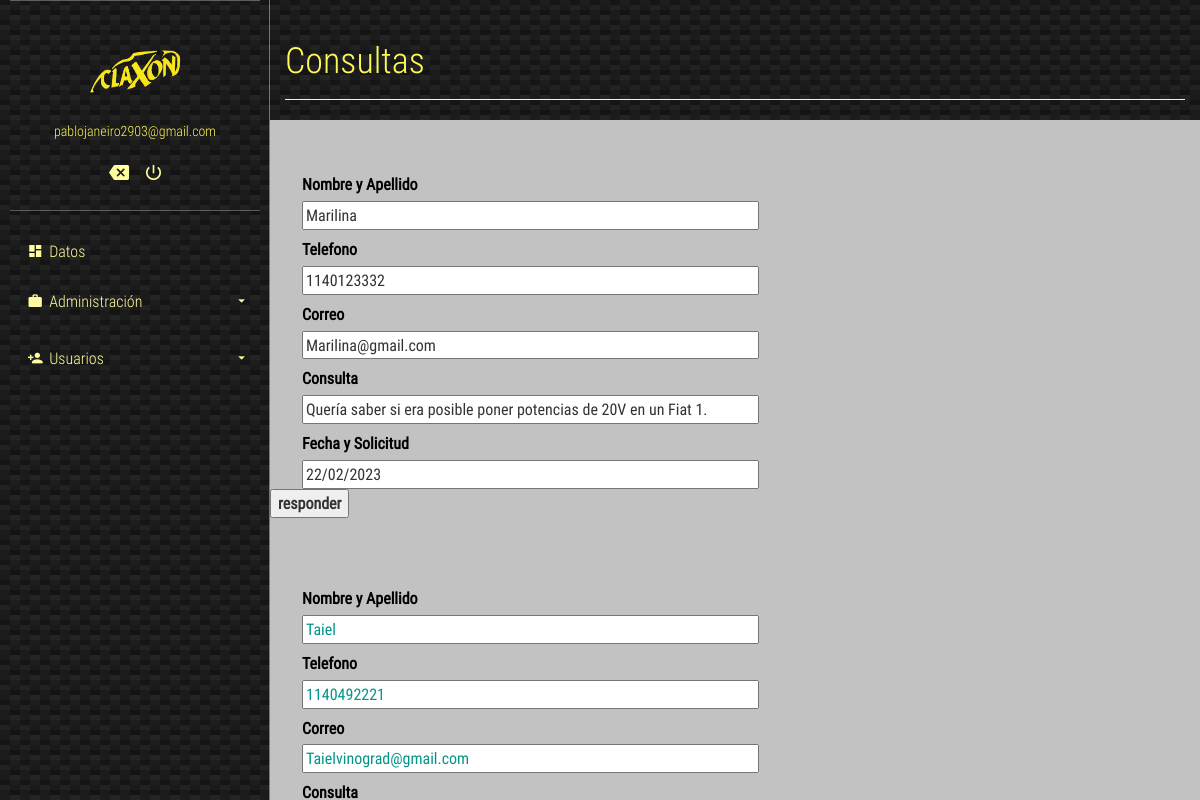
/verConsultas.php (signed in), run on the app's committed database.
### tables this page shows
CREATE TABLE `users` (
  `id` int(11) NOT NULL,
  `email` varchar(200) NOT NULL,
  `password` varchar(200) NOT NULL,
  `Tipo` varchar(15) DEFAULT 'Cliente',
  `Telefono` varchar(15) NOT NULL,
  `Nombre` varchar(200) NOT NULL,
  `imagen` longblob NOT NULL
);

CREATE TABLE `consultas` (
  `Nombre` varchar(200) NOT NULL,
  `Telefono` varchar(15) NOT NULL,
  `id` int(11) NOT NULL,
  `Correo` varchar(200) NOT NULL,
  `Consulta` text NOT NULL,
  `Fecha_Solicitud` varchar(15) DEFAULT NULL
);

### verConsultas.php (the view, shortened to what this page needs)
<?php
  require 'database.php';
  if (isset($_SESSION['user_id'])) {
    $records = $conn->prepare('SELECT id, email, password FROM users WHERE id = :id');
    $records->bindParam(':id', $_SESSION['user_id']);
    $records->execute();
    $results = $records->fetch(PDO::FETCH_ASSOC);
    $user = null;
    if (count($results) > 0) {
      $user = $results;
    }
  }
?>
<head>
	<link rel="stylesheet" href="./css/main.css">
</head>
<body>
	<section class="full-box cover dashboard-sideBar">
		<div class="full-box dashboard-sideBar-ct">
			<div class="full-box dashboard-sideBar-UserInfo">
				<figure class="full-box">
					<img src="claxon2.png" alt="UserIcon">
					<figcaption class="text-center text-titles"><?= $user['email']; ?></figcaption>
				</figure>
				<ul class="full-box list-unstyled text-center">
					<li>
						<a href="index.php">
							<i class="zmdi zmdi-tag-close"></i>
						</a>
					</li>
					<li>
						<a href="logout.php" class="btn-exit-system">
							<i class="zmdi zmdi-power"></i>
						</a>
					</li>
				</ul>
			</div>
			<ul class="list-unstyled full-box dashboard-sideBar-Menu">
				<li>
					<a href="home.php">
						<i class="zmdi zmdi-view-dashboard zmdi-hc-fw"></i> Datos
					</a>
				</li>
				<li>
					<a class="btn-sideBar-SubMenu">
						<i class="zmdi zmdi-case zmdi-hc-fw"></i> Administración <i class="zmdi zmdi-caret-down pull-right"></i>
					</a>
					<ul class="list-unstyled full-box">
					</ul>
				</li>
				<li>
					<a class="btn-sideBar-SubMenu">
						<i class="zmdi zmdi-account-add zmdi-hc-fw"></i> Usuarios <i class="zmdi zmdi-caret-down pull-right"></i>
					</a>
					<ul class="list-unstyled full-box">
					</ul>
				</li>
			</ul>
		</div>
	</section>
	<section class="full-box dashboard-contentPage">
		<div class="container-fluid">
			<div class="page-header">
			  <h1 class="text-titles">Consultas</h1>
			</div>
		</div>
		<?php
	include("conexion.php");
     $query = "SELECT nombre, telefono, correo, consulta, fecha_solicitud FROM consultas";
        $resultado = $conexion->query($query);
        while ($row = $resultado -> fetch_assoc()) {
            ?>
            <form class="articulo" class="post" method="post">
				<br><br/>
				<div class="row">
					<label for="nombres" class="labelRow"><b>Nombre y Apellido</b></label>
					<input class="controls" type="text" name="nombres" id="nombres" placeholder="Nombre y Apellido" value= "<?php echo $row['nombre'] ?>">
				</div>
				<div class="row">
					<label for="Telefono" class="labelRow"><b>Telefono</b></label>
        			<input class="controls" type="phone" name="Telefono" id="Telefono" placeholder="Telefono" value= "<?php echo $row['telefono'] ?>">
				</div>
				<div class="row">
					<label for="correo" class="labelRow"><b>Correo</b></label>
        			<input class="controls" type="email" name="correo" id="correo" placeholder="Correo" value= "<?php echo $row['correo'] ?>">
				</div>
				<div class="row">
					<label for="consulta" class="labelRow"><b>Consulta</b></label>
        			<input class="controls" type="text" name="consulta" id="consulta" placeholder="consulta" value= "<?php echo $row['consulta'] ?>">
				</div>
				<div class="row">
					<label for="fecha_solicitud" class="labelRow"><b>Fecha y Solicitud</b></label>
					<input class="controls" type="datetime" name="fecha_solicitud" id="fecha_solicitud" placeholder="fecha y solicitud" value= "<?php echo $row['fecha_solicitud'] ?>">
		        </div>
				<button>
 <b>responder</b>
<a href="https://accounts.google.com/v3/signin/identifier?dsh=S469924971%3A1669322540836789&continue=https%3A%2F%2Fmail.google.com%2Fmail%2F&rip=1&sacu=1&service=mail&flowName=GlifWebSignIn&flowEntry=ServiceLogin&ifkv=ARgdvAuNOUCrn2qb5gysonEdErG4MxTFG9Dyfi_UJyq_iMyhcqkWTcMcPc24uDP3Gv9AVIH7oEtl9Q" width="261" height="35" alt=""><a>
</button>
            </form>
            <?php
         }
         ?>
	</section>
</body>
</html>

### css/main.css (style rules this page uses)
body, html { background-color: rgb(194, 194, 194); width: 100%; height: 100%; margin: 0; padding: 0; position: relative; font-size: 16px; font-family: 'RobotoCondensed'; overflow: hidden; }
.full-box { margin: 0; padding: 0; width: 100%; box-sizing: border-box; }
.cover { background: 50% 50% no-repeat; background-size: cover; }
.text-titles { color: #fff958; font-family: 'RobotoCondensedLight' }
.dashboard-sideBar, .dashboard-contentPage { position: absolute; top: 0; height: 100%; transition: all .3s ease-in-out; }
.dashboard-sideBar, .dashboard-sideBar-ct { width: 270px; }
.dashboard-sideBar { left: 0; z-index: 2; background: linear-gradient(27deg, #151515 5px, transparent 5px) 0 5px, linear-gradient(207deg, #151515 5px, transparent 5px) 10px 0px, linear-gradient(27deg, #222 5px, transparent 5px) 0px 10px, linear-gradient(207deg, #222 5px, transparent 5px) 10px 5px, linear-gradient(90deg, #1b1b1b 10px, transparent 10px), linear-gradient(#1d1d1d 25%, #1a1a1a 25%, #1a1a1a 50%, transparent 50%, transparent 75%, #242424 75%, #242424); background-color: #131313; background-size: 20px 20px; border-right: 1px solid rgba(255, 255, 255, .4); overflow: hidden; }
.dashboard-sideBar-ct { position: relative; height: 100%; padding: 0 10px; padding-bottom: 30px; }
.dashboard-sideBar-UserInfo { border-top: 1px solid rgba(255, 255, 255, .3); border-bottom: 1px solid rgba(255, 255, 255, .3); color: #fff; font-size: 14px; padding: 20px 0; }
.dashboard-sideBar-UserInfo figure img { width: 100px; height: 100px; border-radius: 100%; display: block; margin: 0 auto; }
.dashboard-sideBar-UserInfo ul { margin-top: 15px; }
.dashboard-sideBar-UserInfo ul > li, .dashboard-sideBar-UserInfo ul > li > a { display: inline-block; color: rgb(255, 253, 158); }
.dashboard-sideBar-UserInfo ul > li > a { outline: none; font-size: 20px; padding: 7px; transition: all .3s ease-in-out; }
.dashboard-sideBar-Menu { padding-top: 15px; }
.dashboard-sideBar-Menu > li, .dashboard-sideBar-Menu > li > a, .dashboard-sideBar-Menu > li > ul > li, .dashboard-sideBar-Menu > li > ul > li > a { line-height: 50px; font-family: "RobotoCondensedLight"; display: block; color: rgb(255, 253, 158); text-decoration: none; border-radius: 4px; transition: all .3s ease-in-out; position: relative; }
.dashboard-sideBar-Menu > li > a > i.zmdi-caret-down { line-height: 50px; transition: all .3s ease-in-out; }
.dashboard-sideBar-Menu > li > a { padding: 0 15px; box-sizing: border-box; height: 50px; outline: none; }
.dashboard-sideBar-Menu > li > ul { position: relative; padding-top: 7px; height: 0; overflow: hidden; }
.dashboard-contentPage { right: 0; z-index: 1; padding-left: 270px; }

### verConsultas.php (style rules this page uses)
.labelRow { color: black; display: block; }
input { width: 50%; }
.row { margin-left: 2rem; margin-top: 0.5rem; }

### data on the page
users: email "pablojaneiro2903@gmail.com"
consultas: nombres "Marilina", Telefono "1140123332", correo "Marilina@gmail.com", consulta "Quería saber si era posible poner potencias de 20V en un Fiat 1.", fecha_solicitud "22/02/2023"
consultas: nombres "Taiel", Telefono "1140492221", correo "Taielvinograd@gmail.com"
